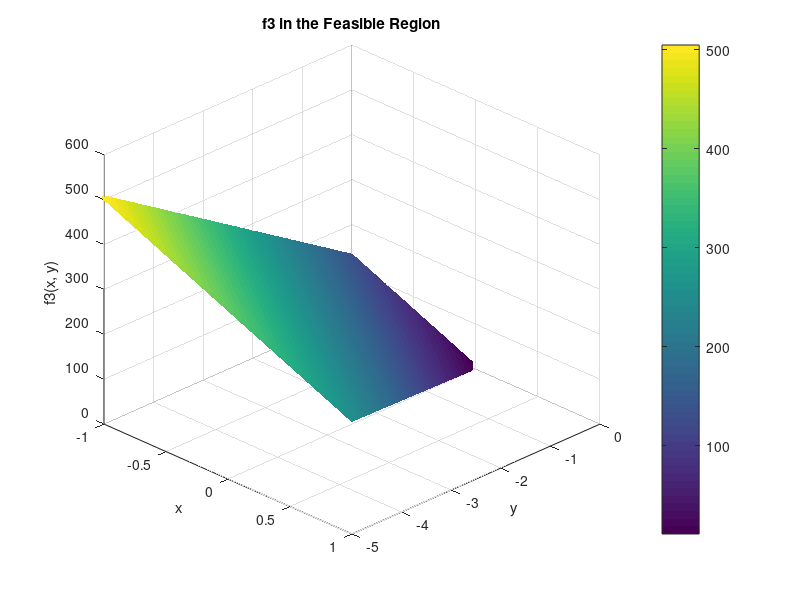

This chart was generated by the following MATLAB code:
clc; clear;

% 계수 정의
a1 = 5;
a2 = 5;
a_l = 5.0;

% 그리드 정의
x = linspace(-1, 1, 400);
y = linspace(-5, 5, 400);
[X, Y] = meshgrid(x, y);

% 부등식 영역
f0 = - Y;
f1 = -a1.*X - Y;
f2 = -1 - (a1 + a2).*Y - a1*a2.*X;
f3 = 1*(a1 + a2) - a_l - (a1*a2 + a_l*(a1 + a2)).*Y - a_l*a1*a2.*X;

% 조건 만족 영역
region0 = f0 >= 0;
region1 = f1 >= 0;
region2 = f2 >= 0;
region_both = region0 & region1 & region2;

% region_both에 해당하는 (x, y, f3)만 추출
X_region = X(region_both);
Y_region = Y(region_both);
F3_region = f3(region_both);

% 3D plot
figure;
scatter3(X_region, Y_region, F3_region, 10, F3_region, 'filled');
xlabel('x'); ylabel('y'); zlabel('f3(x, y)');
title('f3 in the Feasible Region');
colorbar;
grid on;
view(45, 30);
